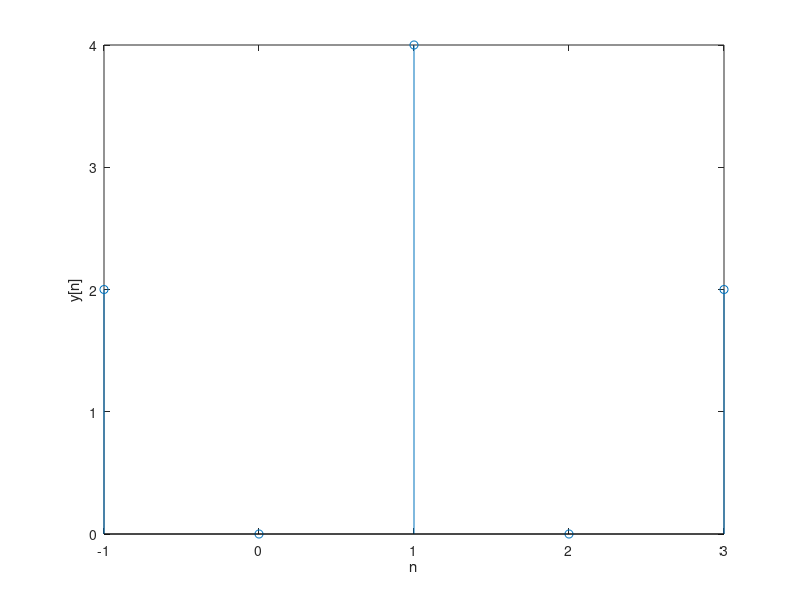
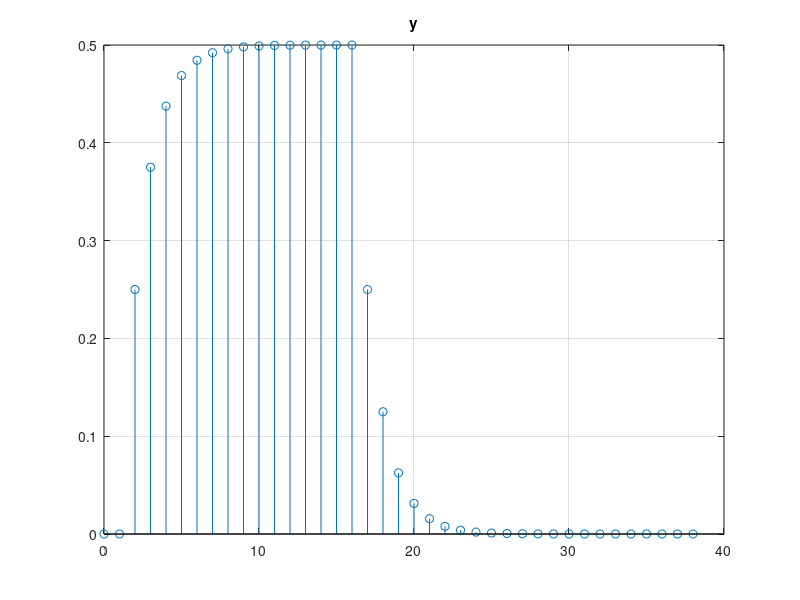
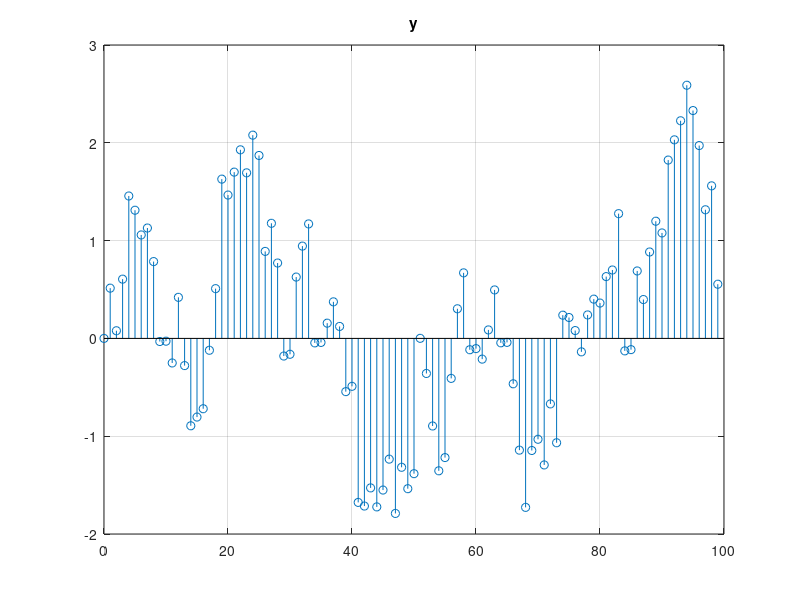
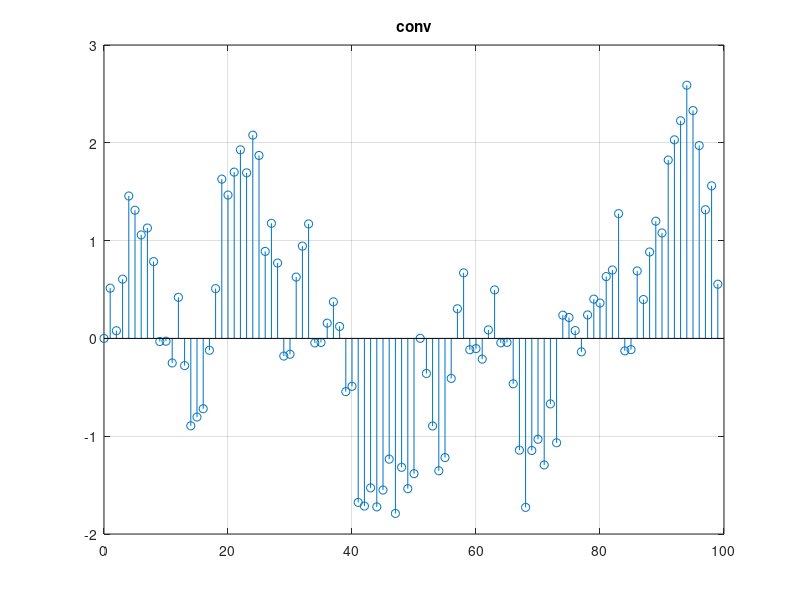

Write the MATLAB code that produced these figures, in order.
% Part2.m
% Author: Charles Yang
% Signal&System 2.7(a)(b)(c)(d)(e)
%% (a)(b)
nh = -1:1;
h = [2 0 2];
nx = [0 1 2];
x = [1 0 1];
y = conv(h,x);
ny = -1:3;
figure;
stem(ny,y);xlabel('n');ylabel('y[n]');
%% (c)
% nx = 0:24;
% nh = 0:14;
% for i=1:length(nx)
%     if nx(i)-2 > 0
%         x(i)=((1/2)^(nx(i)-2))*(nx(i)-2);
%     else
%         x(i)=0;
%     end
% end
% if nh+2 > 0
%     h = nh+2;
% else
%     h = 0;
% end
% y=conv(h,x);
% ny=[0:38];
% figure;
% stem(ny,y);xlabel('n');ylabel('y[n]');
% hold on;
% stem(ny(16:length(ny)),y(16:length(y)),'r');

%% (c)
for i=0:24
    if i<2,x(i+1)=0; 
    else x(i+1)=(1/2)^i; 
    end
end
nx = 0:24;
for i=0:14, h(i+1) = 1; end
nh = 0:14;
y = conv(h,x);
ny = nx(1)+nh(1):nx(1)+nh(1)+length(y)-1; 
figure;
stem(ny,y);grid on;title('y');
%% (d)
for i=0:99
    x(i+1)=cos(i^2)*sin(2*pi*i/5);
    if i<10,h(i+1)=0.9^i;
    else h(i+1)=0;
    end
end
y = conv(h,x);
ny = 0:99;
figure;
stem(ny,y(1:100));grid on;title('y');

%% (e)
for i=0:99
    x(i+1)=cos(i^2)*sin(2*pi*i/5);
    if i<10,h(i+1)=0.9^i;
    else h(i+1)=0;
    end
end
x0=x(1:50);x1=x(51:100);
y0=conv(h,x0);
y1=conv(h,x1);
k=99;
for i = 1:50, y(i)=y0(i); end 
for i = 51:149, y(i)=y0(i)+y1(i+49-k); end
for i = 150:199, y(i)=y1(i+49-145); end
ny = 0:99;
figure;
stem(ny,y(1:100));grid on;title('conv');
